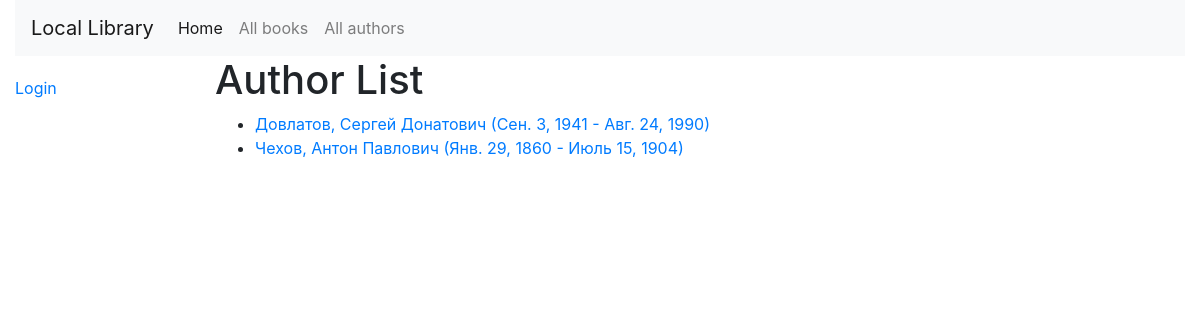
Screenshot of /catalog/authors/ with the database file from the repository.
### catalog/models.py (models this page shows)
class Author(models.Model):
    first_name = models.CharField(max_length=100)
    last_name = models.CharField(max_length=100)
    date_of_birth = models.DateField(null=True, blank=True)
    date_of_death = models.DateField('died', null=True, blank=True)
    class Meta:
        ordering = ['last_name', 'first_name']
    def get_absolute_url(self):
        return reverse('author-detail', args=[str(self.id)])
    def __str__(self):
        return '{0}, {1}'.format(self.last_name, self.first_name)

### catalog/views.py (the view)
# urls.py: path('authors/', views.AuthorListView.as_view(), name='authors'),
class AuthorListView(generic.ListView):
    model = Author
    paginate_by = 10

### catalog/templates/catalog/author_list.html
{% extends "base_generic.html" %}
{% block content %}
<h1>Author List</h1>
{% if author_list %}
  <ul>
  {% for author in author_list %}
    <li>
      <a href="{{ author.get_absolute_url }}">
      {{ author }} ({{author.date_of_birth}} - {% if author.date_of_death %}{{author.date_of_death}}{% endif %})
      </a>
    </li>
  {% endfor %}
 </ul>
{% else %}
  <p>There are no authors available.</p>
{% endif %}
{% endblock %}

### rows the page displays
Author: last_name+first_name "Довлатов, Сергей Донатович", date_of_birth "Сен. 3, 1941", date_of_death "Авг. 24, 1990"
Author: last_name+first_name "Чехов, Антон Павлович", date_of_birth "Янв. 29, 1860", date_of_death "Июль 15, 1904"
